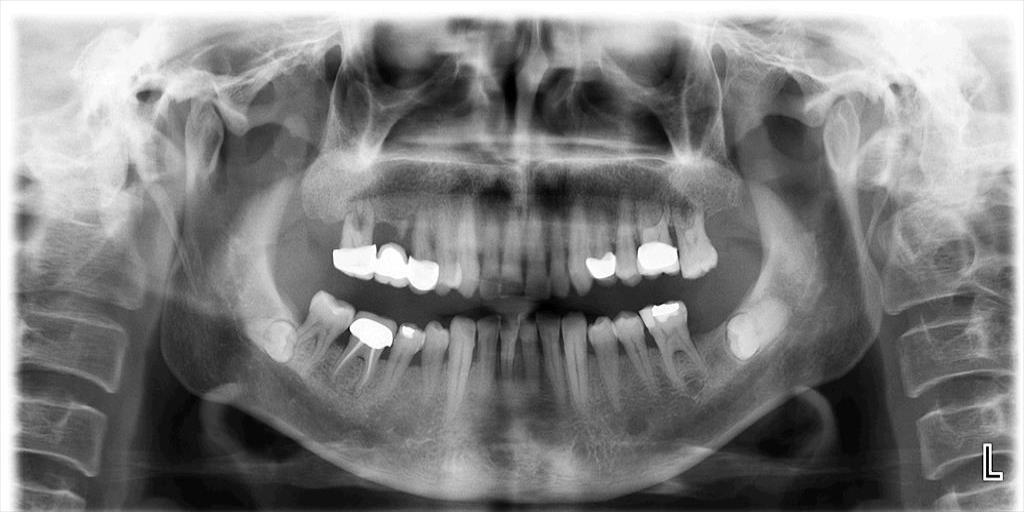
#> input picture image processing codes/KODLAR10_Bitwise_Operatorleri/KODLAR10_Bitwise_Operatorleri/Resim13_Rontgen_Panoramik.jpg, 1024 x 512 px, given in place of the camera
$ python K9_16_WEBCAM_Adaptif_Esikleme.py
#> lines starting #> are read from the running program, lines starting #| are printed output that depends on the picture; after the words box and inside, x2 and y2 are one past the last pixel; in counts of white or black regions, pixels touching at a corner belong together
# -*- coding: utf-8 -*-
"""
Created on Tue Mar 26 04:26:13 2024

@author: muozi
"""

import cv2
import numpy as np

# Video dosyasını oku
cap = cv2.VideoCapture(0)

while True:
    # Bir sonraki çerçeveyi oku
    ret, frame = cap.read()
#> frame is the input picture: shape (512, 1024, 3); min 0, max 255, mean 127.4

    # Eğer çerçeve alınamazsa döngüden çık
    if not ret:
        break

    # Çerçeveyi gri tonlamaya çevir
    gray_frame = cv2.cvtColor(frame, cv2.COLOR_BGR2GRAY)

    # Basit thresholding (127)
    _, thresh_frame_127 = cv2.threshold(gray_frame, 127, 255, cv2.THRESH_BINARY)
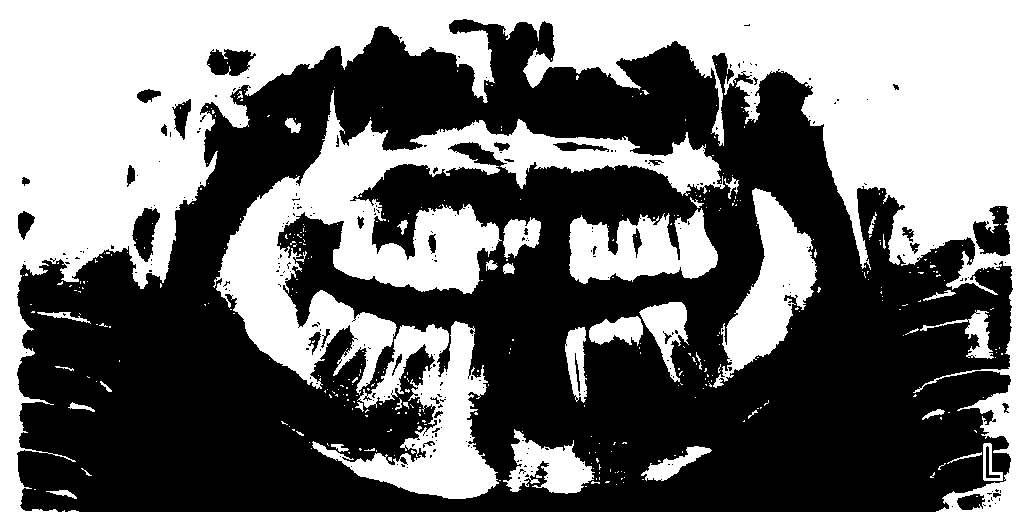
#> thresh_frame_127: shape (512, 1024); 43.9% white; 386 white regions (348 under 20 px), largest, box (x1, y1, x2, y2) and area: (0, 0, 1024, 512) 149333, (213, 90, 725, 395) 39484, (312, 321, 499, 499) 12719

    # Adaptive thresholding (MEAN_C)
    thresh_frame_mean = cv2.adaptiveThreshold(gray_frame, 255, cv2.ADAPTIVE_THRESH_MEAN_C, cv2.THRESH_BINARY, 115, 2)
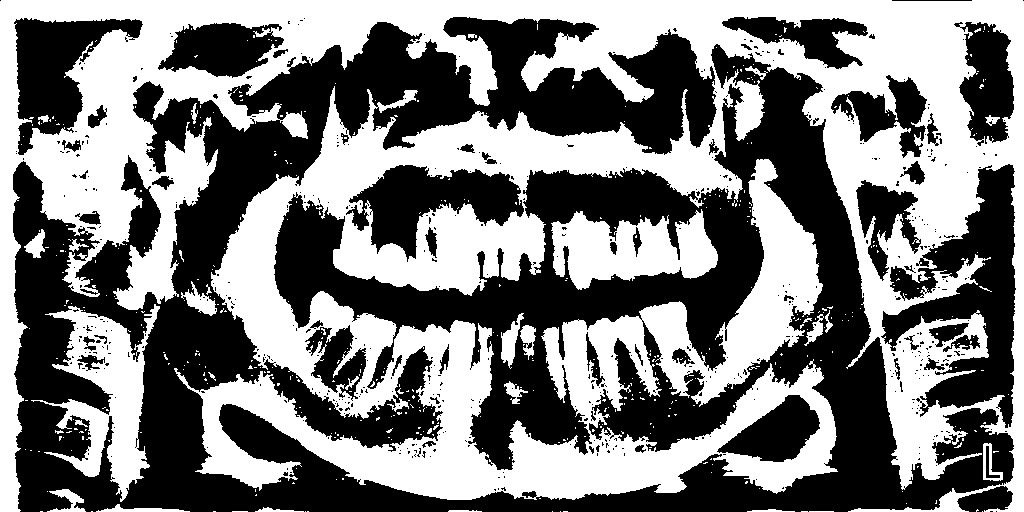
#> thresh_frame_mean: shape (512, 1024); 48.6% white; 485 white regions (453 under 20 px), largest, box (x1, y1, x2, y2) and area: (0, 0, 1024, 512) 231237, (31, 304, 160, 502) 9551, (551, 209, 718, 290) 8348

    # Adaptive thresholding (GAUSSIAN_C)
    thresh_frame_gaussian = cv2.adaptiveThreshold(gray_frame, 255, cv2.ADAPTIVE_THRESH_GAUSSIAN_C, cv2.THRESH_BINARY, 115, 2)
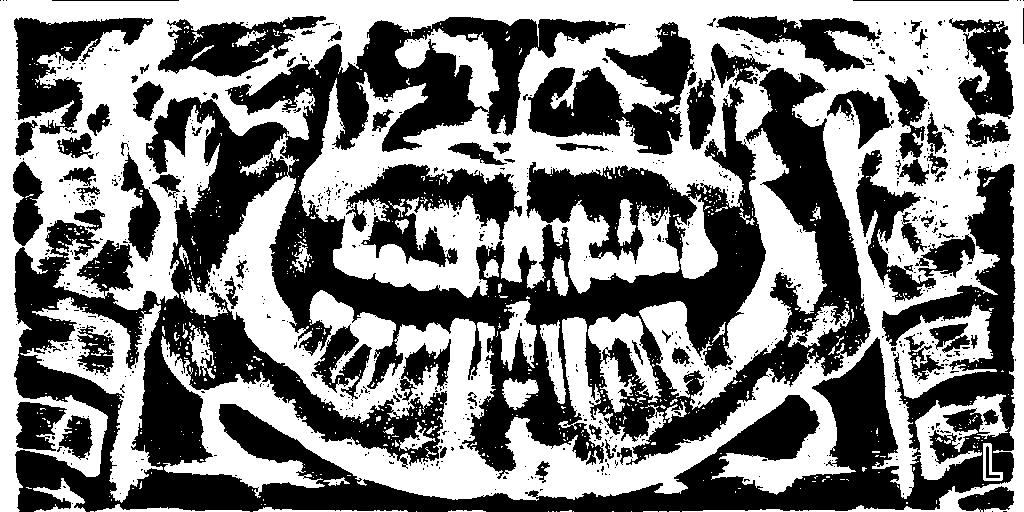
#> thresh_frame_gaussian: shape (512, 1024); 50.3% white; 831 black regions (745 under 20 px), largest, box (x1, y1, x2, y2) and area: (14, 17, 1016, 512) 188414, (528, 22, 695, 155) 10178, (346, 164, 522, 267) 7767

    # Otsu thresholding
    _, thresh_frame_otsu = cv2.threshold(gray_frame, 0, 255, cv2.THRESH_BINARY + cv2.THRESH_OTSU)
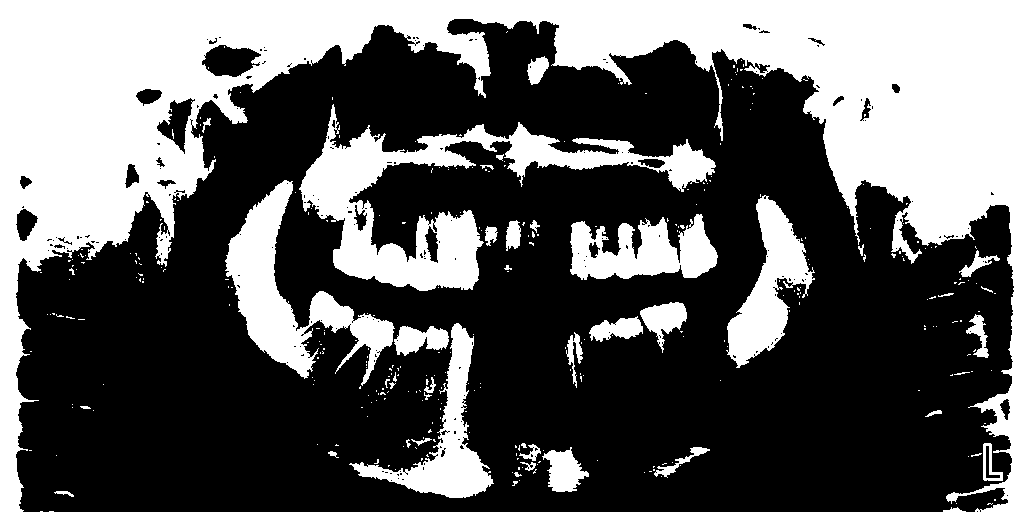
#> thresh_frame_otsu: shape (512, 1024); 36.7% white; 333 white regions (290 under 20 px), largest, box (x1, y1, x2, y2) and area: (0, 0, 1024, 512) 134733, (299, 104, 716, 291) 19690, (225, 180, 395, 386) 10587

    # Eşiklenmiş çerçeveleri göster
    cv2.imshow("Video_Trafic", frame)
    cv2.imshow("Basit Thresholding (127)", thresh_frame_127)
    cv2.imshow("Adaptive Thresholding (MEAN_C)", thresh_frame_mean)
    cv2.imshow("Adaptive Thresholding (GAUSSIAN_C)", thresh_frame_gaussian)
    cv2.imshow("Otsu Thresholding", thresh_frame_otsu)

    # 'q' tuşuna basıldığında döngüyü sonlandır
    if cv2.waitKey(25) & 0xFF == ord("q"):
#> (key q is pressed here)
        break

# Videoyı serbest bırak ve pencereleri kapat
cap.release()
cv2.destroyAllWindows()

$ run again, on image processing codes/KODLAR10_Bitwise_Operatorleri/KODLAR10_Bitwise_Operatorleri/Resim17_Bitewing1.jpg
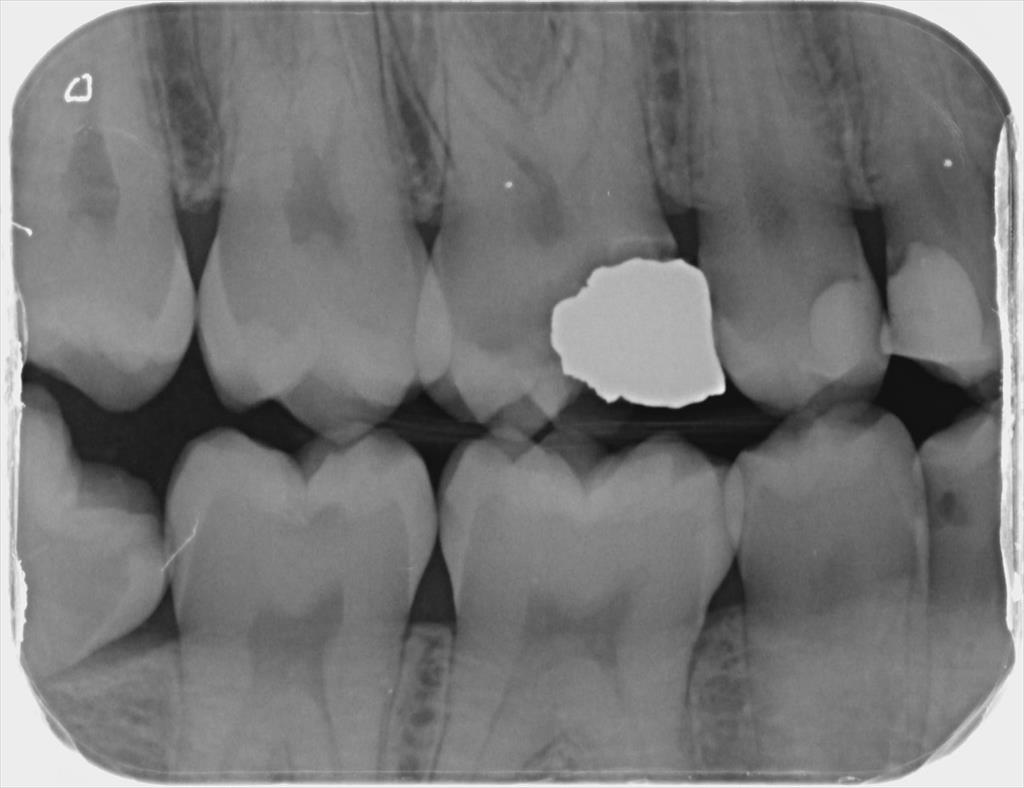
#> input picture image processing codes/KODLAR10_Bitwise_Operatorleri/KODLAR10_Bitwise_Operatorleri/Resim17_Bitewing1.jpg, 1024 x 788 px, given in place of the camera
#> frame is the input picture: shape (788, 1024, 3); min 12, max 253, mean 118.6
#> `_, thresh_frame_127 = cv2.threshold(gray_frame, 127, 255, cv2.THRESH_B..`:
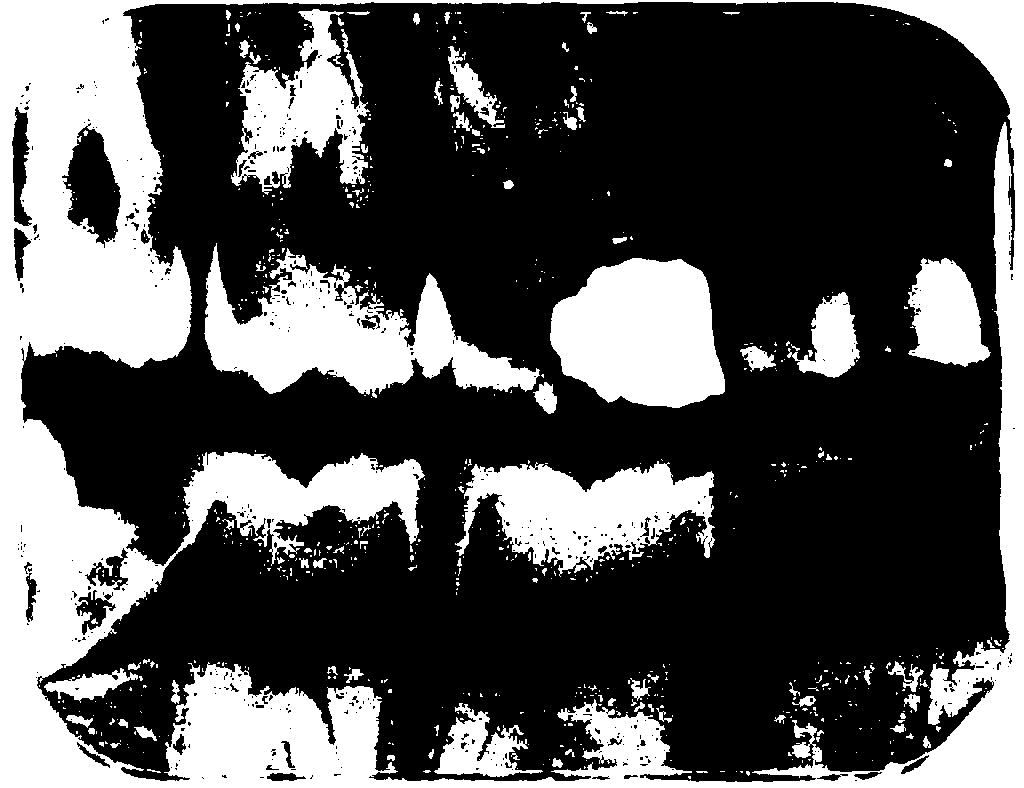
#> thresh_frame_127: shape (788, 1024); 32% white; 718 white regions (612 under 20 px), largest, box (x1, y1, x2, y2) and area: (0, 0, 1024, 788) 161547, (204, 243, 540, 398) 23193, (550, 258, 725, 408) 20134
#> thresh_frame_mean: shape (788, 1024); 55.1% white; 903 black regions (813 under 20 px), largest, box (x1, y1, x2, y2) and area: (10, 1, 1017, 784) 334349, (508, 565, 648, 705) 7766, (282, 137, 356, 261) 5163
#> thresh_frame_gaussian: shape (788, 1024); 60.7% white; 2164 black regions (1922 under 20 px), largest, box (x1, y1, x2, y2) and area: (10, 1, 1019, 785) 254989, (512, 563, 651, 717) 5999, (282, 100, 356, 264) 4749
#> `_, thresh_frame_otsu = cv2.threshold(gray_frame, 0, 255, cv2.THRESH_BI..`:
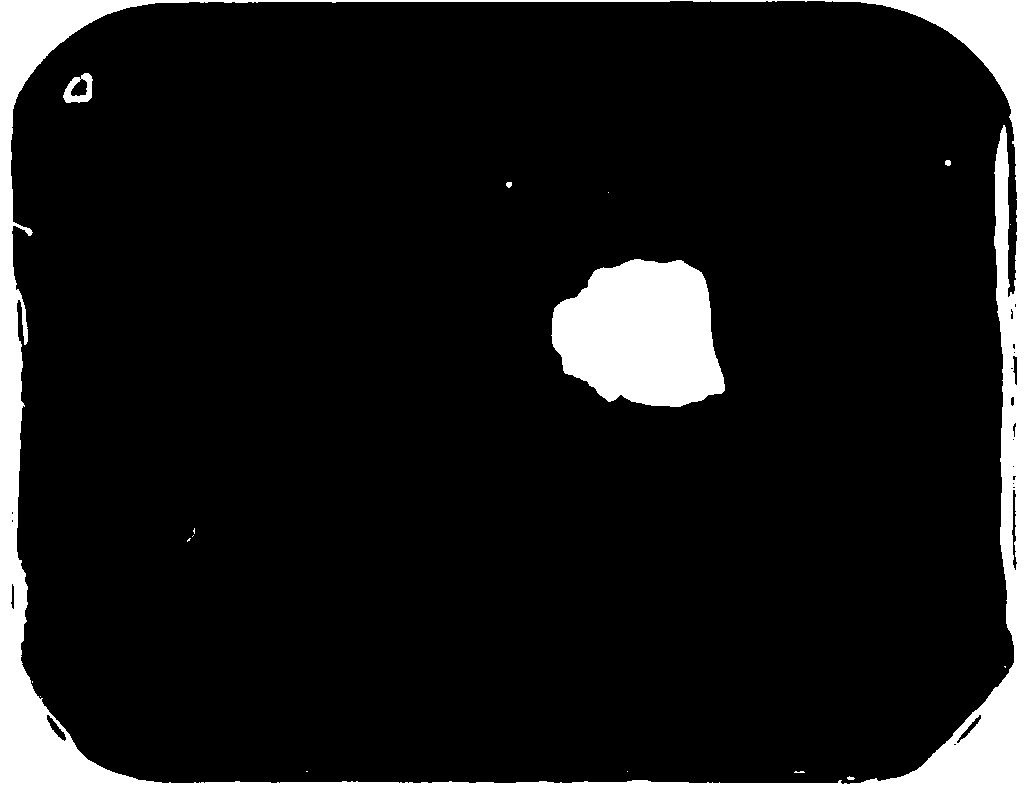
#> thresh_frame_otsu: shape (788, 1024); 9.5% white; 17 white regions (11 under 20 px), largest, box (x1, y1, x2, y2) and area: (0, 0, 1024, 788) 56411, (551, 259, 725, 407) 19617, (63, 73, 93, 103) 470, (945, 160, 951, 166) 31, (506, 182, 512, 188) 29, (847, 776, 855, 780) 22

$ run again, on image processing codes/KODLAR10_Bitwise_Operatorleri/KODLAR10_Bitwise_Operatorleri/Resim18_Bitewing2.jpg
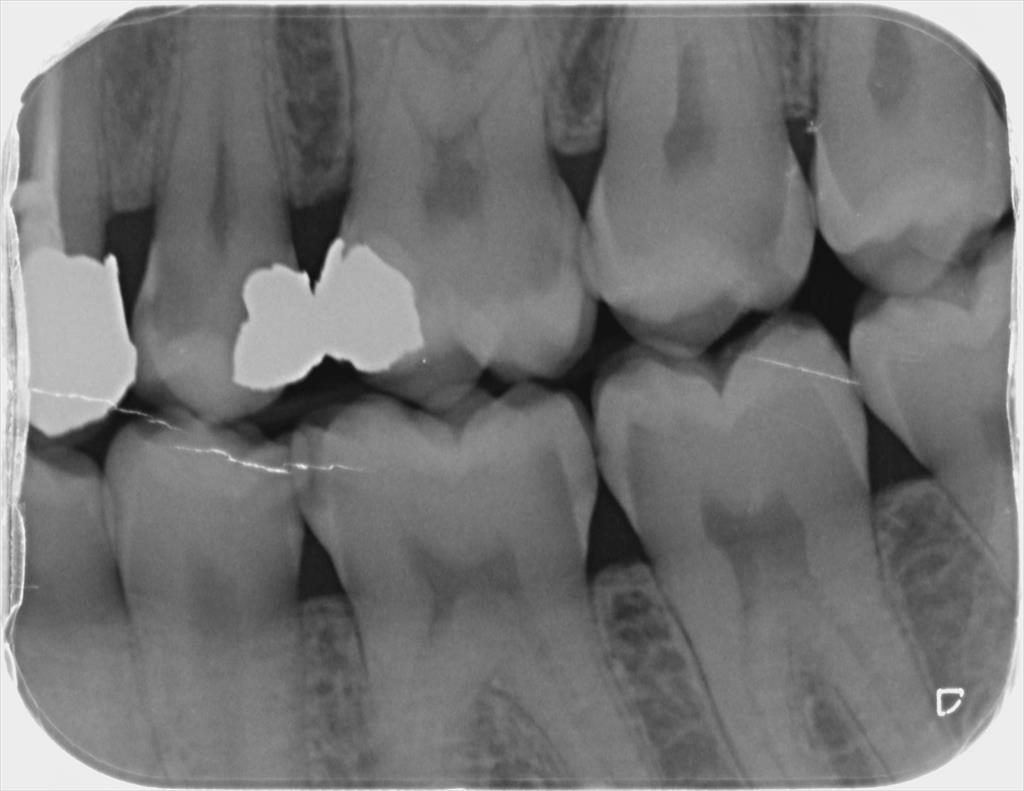
#> input picture image processing codes/KODLAR10_Bitwise_Operatorleri/KODLAR10_Bitwise_Operatorleri/Resim18_Bitewing2.jpg, 1024 x 791 px, given in place of the camera
#> frame is the input picture: shape (791, 1024, 3); min 13, max 255, mean 116.5
#> `_, thresh_frame_127 = cv2.threshold(gray_frame, 127, 255, cv2.THRESH_B..`:
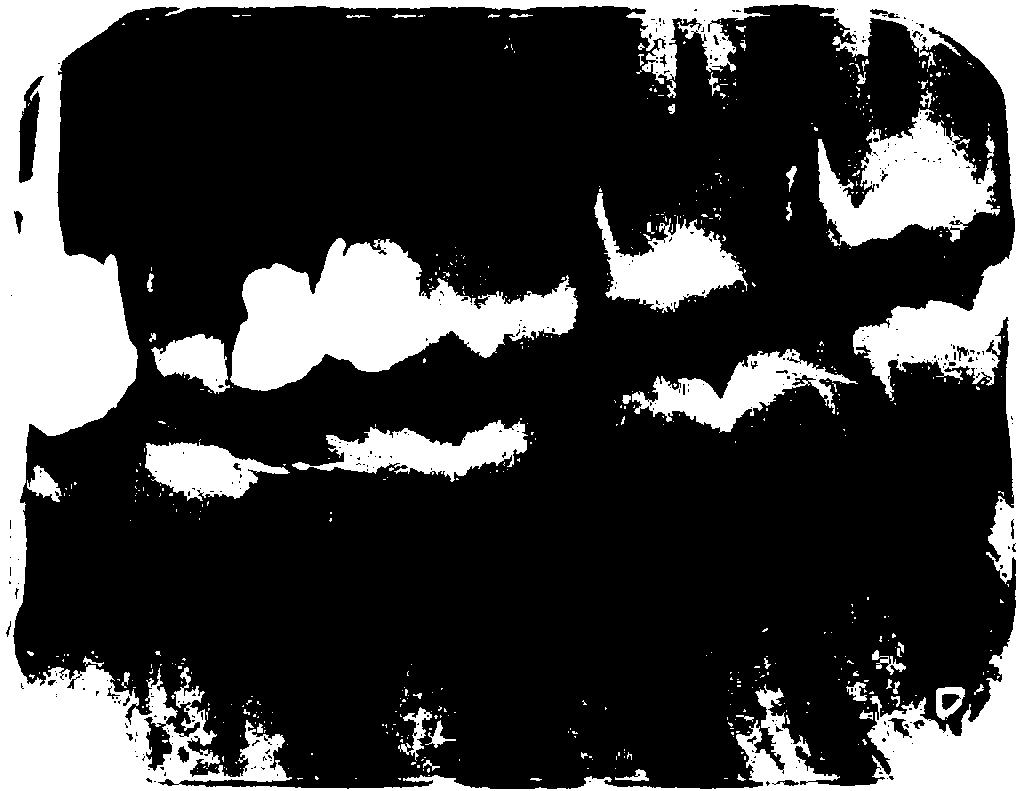
#> thresh_frame_127: shape (791, 1024); 24.5% white; 590 white regions (527 under 20 px), largest, box (x1, y1, x2, y2) and area: (0, 0, 1024, 791) 121572, (230, 238, 578, 391) 27587, (818, 108, 1000, 247) 13541
#> thresh_frame_mean: shape (791, 1024); 54.5% white; 894 black regions (800 under 20 px), largest, box (x1, y1, x2, y2) and area: (5, 3, 1019, 790) 322227, (373, 100, 563, 323) 12727, (701, 488, 824, 632) 7905
#> thresh_frame_gaussian: shape (791, 1024); 60.1% white; 2090 black regions (1856 under 20 px), largest, box (x1, y1, x2, y2) and area: (5, 3, 1019, 790) 266330, (700, 484, 840, 669) 7636, (399, 529, 552, 664) 6298
#> `_, thresh_frame_otsu = cv2.threshold(gray_frame, 0, 255, cv2.THRESH_BI..`:
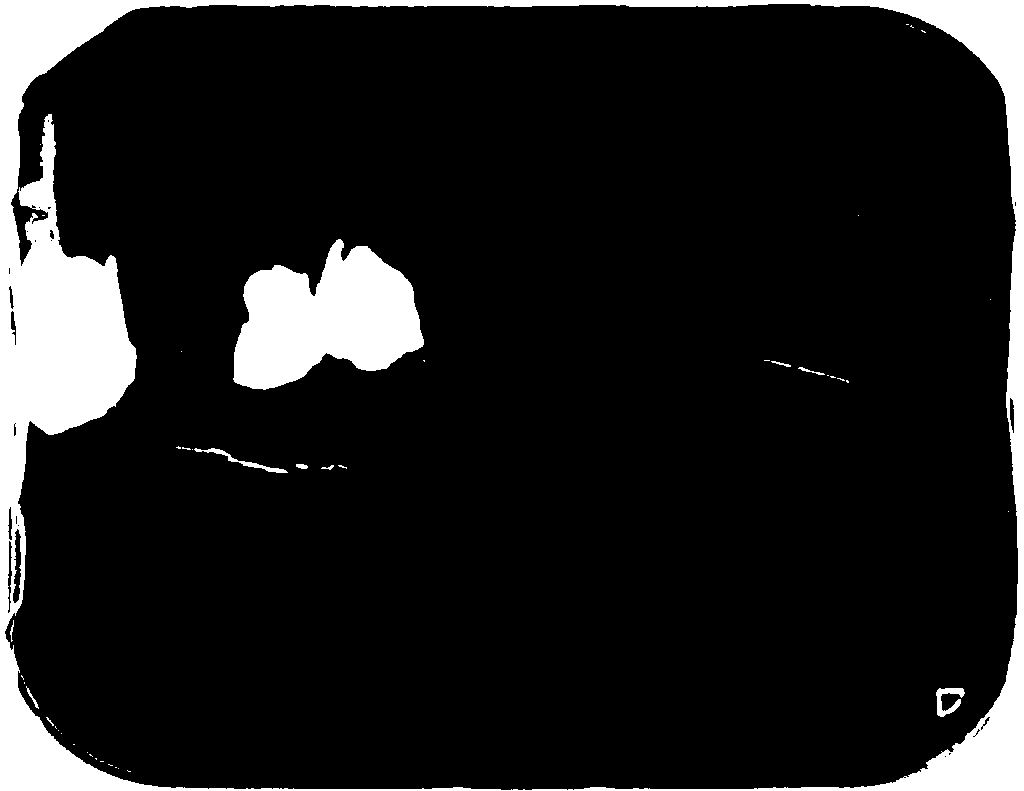
#> thresh_frame_otsu: shape (791, 1024); 11.4% white; 44 white regions (34 under 20 px), largest, box (x1, y1, x2, y2) and area: (0, 0, 1024, 791) 72880, (233, 239, 424, 390) 18572, (936, 688, 965, 717) 394
